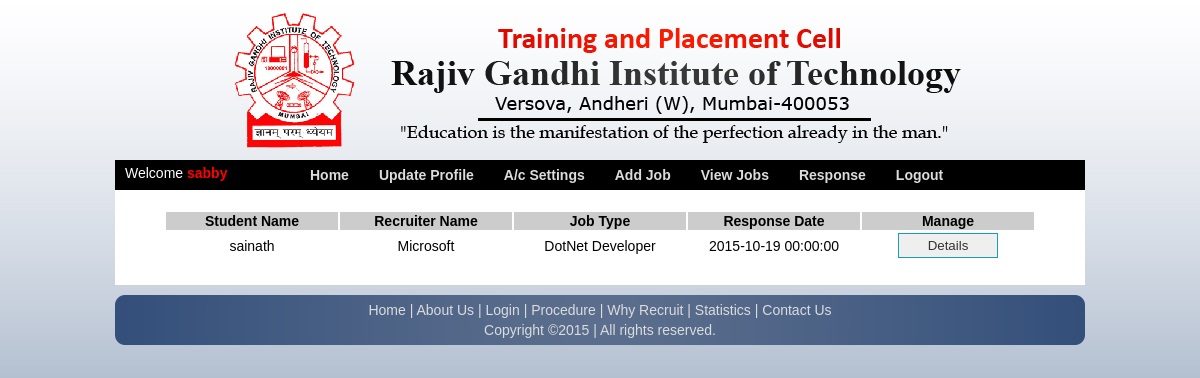
The page /Recruiter/frmJobSeekerResponseToRecruiter.php (signed in) on the database its author committed.
### tables this page shows
CREATE TABLE IF NOT EXISTS `tbl_jobseekerresponsetorecruiter` (
  `rid` int(11) NOT NULL AUTO_INCREMENT,
  `JobSeekerID` varchar(50) NOT NULL,
  `RecruiterName` varchar(50) NOT NULL,
  `JobID` varchar(50) NOT NULL,
  `DateOfResponse` datetime DEFAULT NULL,
  PRIMARY KEY (`rid`),
  KEY `JobSeekerID` (`JobSeekerID`)
);

### Recruiter/frmJobSeekerResponseToRecruiter.php (the view, shortened to what this page needs)
<!doctype html>
<html>
<head>
<link rel="stylesheet" type="text/css" href="../_assets/css/style2.css" />
</head>
<body>
<div id="header"></div>
<div id="section">
<div id="statusbar">
<div class="welcome-text">Welcome <?php
	if(isset($_SESSION['username']))
	{
    echo "<span>" .$_SESSION['username']. "</span>";
	}
	else
	{
		echo "<span>Guest</span>";
	}
	?></div>
<div class="drop">
<ul class="drop_menu">
<li><a href='recruiter_panel.php'>Home</a></li>
<li><a href='frmRecruiterUpdateProfile.php'>Update Profile</a></li>
<li><a href='frmRecruiterProfileSettings.php'>A/c Settings</a></li>
<li><a href='frmAddJobs.php'>Add Job</a></li>
<li><a href='frmViewJobs.php'>View Jobs</a></li>
<li><a href='frmJobSeekerResponseToRecruiter.php'>Response</a></li>
<li><a href="../logout.php">Logout</a></li>
</ul>
</div>
</div>
<div id="innersection">
<table style="margin-left:auto; margin-right:auto; font-size:14px; text-align:center;">
	<tr style="background-color:#ccc;">
      <td style="width:170px;"><strong>Student Name</strong></td>
      <td style="width:170px;"><strong>Recruiter Name</strong></td>
      <td style="width:170px;"><strong>Job Type</strong></td>
      <td style="width:170px;"><strong>Response Date</strong></td>
      <td style="width:170px;"><strong>Manage</strong></td>
    </tr>
    <?php
	$con = mysqli_connect("localhost", "root", "", "placement")
    or die("Failed to connect MySQL: " . mysqli_error());
	$color1 = "#ebebeb";
	$color2 = "#ffffff";
	$rowCount = 0;
	$username = $_SESSION['username'];
	$RecruiterName = mysqli_query($con, "SELECT * FROM tbl_recruiterorganisationdetails WHERE username='$username'");
    $row = mysqli_fetch_assoc($RecruiterName);
	$orgname = $row['OrganizationName'];
	$sql = mysqli_query($con, "SELECT * FROM tbl_jobseekerresponsetorecruiter WHERE RecruiterName='$orgname' ORDER BY JobID ASC");
	while ($row = mysqli_fetch_array($sql))
	{
		$rowColor = ($rowCount % 2) ? $color1 : $color2;
	?>
    <tr style="background-color:<?php echo $rowColor ?>;">
      <td><?php echo $row['JobSeekerID']; ?></td>
      <td><?php echo $row['RecruiterName']; ?></td>
      <td><?php echo $row['JobID']; ?></td>
      <td><?php echo $row['DateOfResponse']; ?></td>
      <td class="labels"><a href="frmJobSeekerAppliedJobDetail.php?ID=<?php echo $row['JobSeekerID']; ?>"><input type="button" class="btn1" value="Details"/></a></td>
    </tr>
	<?php
	$rowCount ++;
	}
	 ?>
     <tr>
    <td colspan="5" style="text-align:center"><?php
      ?></td>
    </tr>
</table>
</div>
</div>
<div class="footer">
<a href="#">Home</a> | <a href="#">About Us</a> | <a href="#">Login</a> | <a href="#">Procedure</a> | <a href="#">Why Recruit</a> | <a href="#">Statistics</a> | <a href="#">Contact Us</a><br />
Copyright ©2015 | All rights reserved.
</div>
</body>
</html>

### _assets/css/style2.css (style rules this page uses)
body { margin-left:auto; margin-right:auto; margin-top:0; background-image:url(../images/bg.jpg); background-repeat:repeat-x; width:970px; font-family:Arial; }
#header { background-image:url(../images/collegebanner.png); background-repeat:no-repeat; width:970px; height:150px; margin-bottom:10px; }
#innersection { padding:20px; }
#section { width: 970px; height: auto; float: left; background-color: #fff; margin-bottom: 10px; }
.footer { background-image:url(../images/footer.png); background-repeat:no-repeat; width:970px; height:50px; color:#dcdcdc; clear:both; text-align:center; font-family:Arial; font-size:14px; padding-top:5px; line-height:20px; }
.footer a:link, .footer a:visited, .footer a:active { color:#dcdcdc; text-decoration:none; }
a:link, a:visited, a:active { color:#0000ff; text-decoration:none; }
#statusbar { background-color:#000000; height:30px; }
.welcome-text { font-size:14px; color:#ffffff; padding-left:10px; padding-top:5px; float:left; }
.welcome-text span { font-weight:bold; color:#FF0000; }
.drop_menu { background:#000000; padding:0; margin:0; list-style-type:none; height:30px; margin-left:180px; }
.drop_menu li { float:left; }
.drop_menu li a { padding:7px 15px; display:block; color:#dcdcdc; text-decoration:none; font-weight:bold; font-size:14px; }
.labels { color:#199cb7; font-size:16px; }
.labels a { color:#199cb7; text-decoration:none; }
.btn1 { border:1px solid #199cb7; color:#333; height:25px; width:100px; }

### rows shown on the page
tbl_jobseekerresponsetorecruiter: JobSeekerID "sainath", RecruiterName "Microsoft", JobID "DotNet Developer", DateOfResponse "2015-10-19 00:00:00"

### other values the page prints
$_SESSION['username'] "sabby"
